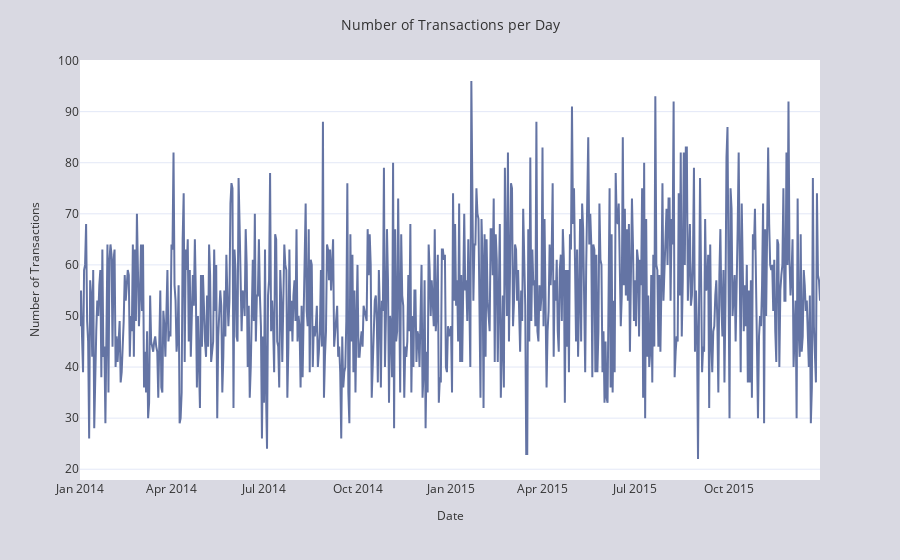

The notebook cell this image was saved under:
### Markdown cell above
Grouping the data by Date and counting the transactions per day. There is no pattern among the days, but, notably, on some days there are more items purchased than others.

### Code cell
# Grouping the data by Date and counting the transactions per day
transactions_per_day = df.groupby("Date").size().reset_index(name='Number of Transactions')

# Plotting the line plot using Plotly Express
fig = px.line(
    transactions_per_day,
    x='Date',
    y='Number of Transactions',
    labels={'Number of Transactions': 'Number of Transactions'},
    template='plotly_white'
)
# Apply the custom style to the figure
apply_custom_style(fig, 'Number of Transactions per Day')
fig.update_traces(line=dict(color='#6474A4'))
fig.show()

### Figure 1 — Plotly figure (JSON) as saved in the notebook; plotly's stock layout.template omitted (floating-point values rounded to 4 significant figures; data arrays with more than 128 entries replaced by an {"elided": "..."} marker saying what was removed)
{"data": [{"hovertemplate": "Date=%{x}<br>Number of Transactions=%{y}<extra></extra>", "legendgroup": "", "line": {"color": "#6474A4", "dash": "solid"}, "marker": {"symbol": "circle"}, "mode": "lines", "name": "", "orientation": "v", "showlegend": false, "type": "scatter", "x": {"elided": "728 str values"}, "xaxis": "x", "y": {"elided": "728 int values"}, "yaxis": "y"}], "layout": {"autosize": true, "font": {"color": "rgb(50, 50, 50)"}, "legend": {"tracegroupgap": 0}, "margin": {"t": 60}, "paper_bgcolor": "#D9D9E2", "plot_bgcolor": "white", "title": {"font": {"size": 14}, "text": "Number of Transactions per Day", "x": 0.5}, "xaxis": {"anchor": "y", "autorange": true, "domain": [0, 1], "range": ["2014-01-01", "2015-12-30"], "showgrid": false, "tickfont": {"size": 12}, "title": {"font": {"size": 12}, "text": "Date"}, "type": "date", "zeroline": false}, "yaxis": {"anchor": "x", "autorange": true, "domain": [0, 1], "gridcolor": "#E3E8F7", "range": [17.89, 100.1], "showgrid": true, "tickfont": {"size": 12}, "title": {"font": {"size": 12}, "text": "Number of Transactions"}, "type": "linear"}}}
